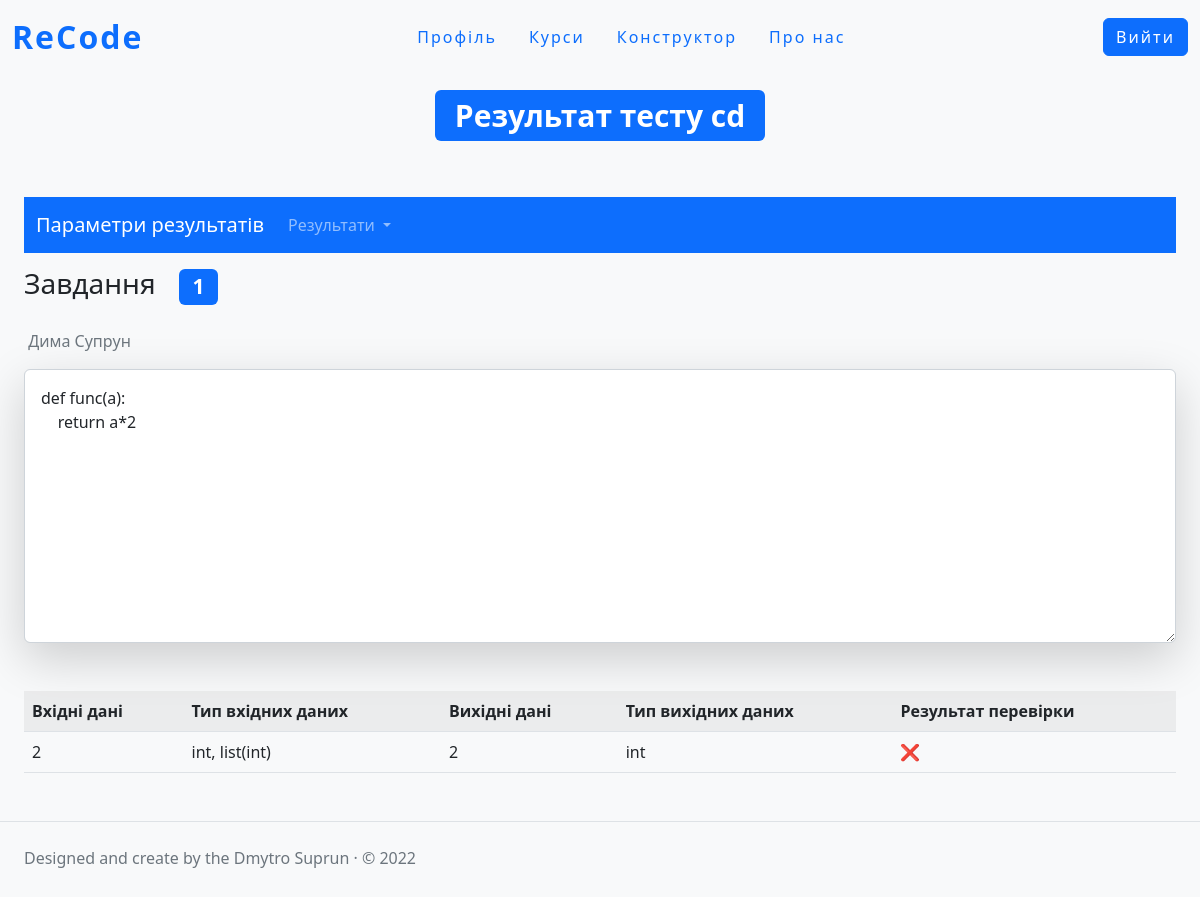
/course/cdddc/read_result/kurs (signed in), run on the app's committed database.
### tests/models.py (models this page shows, shortened)
class TestsSection(models.Model):
    test = models.ForeignKey('TestsConfig', on_delete=models.CASCADE)
    function_name = models.CharField('Назва функції', max_length=255)
    question = models.TextField('Завдання')
    class Meta:
        ordering=['pk']

class DataForTestingCode(models.Model):
    section = models.ForeignKey('TestsSection', on_delete=models.CASCADE)
    input_test_data = models.CharField('Вхідні аргументи', max_length=255)
    input_test_data_type = models.CharField('Тип вхідних данних', max_length=255)
    output_test_data = models.CharField('Вихідні данні', max_length=255)
    output_test_data_type = models.CharField('Тип вихідних данних', max_length=255)
    num_of_point = models.FloatField('Кількість балів за вдалу перевірку')
    class Meta:
        ordering=['pk']

### userAnswer/models.py (models this page shows)
class UserAnswer(models.Model):
    user=models.ForeignKey(User, on_delete=models.CASCADE)
    test=models.ForeignKey(TestsConfig, on_delete=models.CASCADE)
    course=models.ForeignKey(CourseConfig, on_delete=models.CASCADE)
    test_section=models.ForeignKey(TestsSection, on_delete=models.CASCADE)
    answer=models.TextField('Відповідь')

class CheckinResult(models.Model):
    answer = models.ForeignKey(UserAnswer, on_delete=models.CASCADE, verbose_name='Відповідь')
    data_on_which_they_checked = models.ForeignKey(DataForTestingCode, on_delete=models.CASCADE,verbose_name='Дані для перевірки')
    user = models.ForeignKey(User, on_delete=models.CASCADE, verbose_name='Користувач')
    course = models.ForeignKey(CourseConfig, on_delete=models.CASCADE, verbose_name='Курс')
    test = models.ForeignKey(TestsConfig, on_delete=models.CASCADE, verbose_name='Тест')
    testing_result = models.BooleanField('Залік')
    class Meta:
        ordering=['pk']

### course/views.py (the view)
# urls.py: path('<slug:test>/read_result/<slug:course>', test_result, name='read_result'),
@login_required
def test_result(request, test, course):
    if get_role(request) != 'teacher':
        return HttpResponse('<h1 style="text-align:center;position:relative; top:10%;">Доступ заборонено!</h1>', status=403)
    this_test = TestsConfig.objects.get(slug=test)
    this_course = CourseConfig.objects.get(course_slug=course)
    get_teachers_on_this_course = TeacherInCourse.objects.filter(course=this_course)
    teachers_emails=[i.e_mail for i in get_teachers_on_this_course]
    answers_with_teachers = UserAnswer.objects.filter(test=this_test, course=this_course)
    all_answers_on_this_test = [i for i in answers_with_teachers if not  i.user.email in teachers_emails ]
    all_tasks = TestsSection.objects.filter(test=this_test)
    task_rating ={}
    rating = 0
    for task in all_tasks:
        rating+=1
        task_rating[task] = rating
    answer_on_task = {} # section : answer
    for answer in all_answers_on_this_test:
        answer_on_task[answer] = answer.test_section
    testing_code_result = CheckinResult.objects.filter(course=this_course, test=this_test)
    testing_result = {} #result_obj : answer_obj
    for test_res in testing_code_result:
        testing_result[test_res] = test_res.answer
    students = StudentInCourse.objects.filter(course=this_course)
    users = {}
    for student in students:
        try:
            this_user =User.objects.get(email=student.e_mail)
            users[f'{this_user.first_name} {this_user.last_name}'] = this_user.username
        except Exception:
            new_name = ''
            ind=0
            for i in student.e_mail:
                if i != '@':
                    ind += 1
                    new_name+=i
                else:
                    break
            users[f' Не автентифікований {new_name}'] =new_name
    context ={
        'type':get_role(request),
        'title':f'Результат тесту {this_test.name_test}',
        'course':this_course,
        'test':this_test,
        'tasks':task_rating.items(),
        'answers':answer_on_task.items(),
        'testcases_with_result':testing_result.items(),
        'users':users.items()
    }
    return render(request, 'course/testing_result.html', context=context)

### staticPages/views.py (called while the page is built)
def get_role(req):
    if req.user.is_anonymous:
        return 'anonymous'
    elif len(TeacherInCourse.objects.filter(e_mail=req.user.email))==0:
        if len(StudentInCourse.objects.filter(e_mail=req.user.email))==0:
            return 'anonymousStudent'
        return 'student'
    return 'teacher'

### course/templates/course/testing_result.html (shortened to what this page needs)
{% extends "course/course-layout.html" %}
{%load static%}
{%block styles%}<link rel="stylesheet" href="{%static 'course/css/results.css'%}">{%endblock%}
{%block content%}
    <div class="container-xxl flex_logo">
        <h1><span class="badge bg-primary  mt-3">{{title}}</span></h1>
    </div>
    <nav class="navbar navbar-expand-lg navbar-dark bg-primary mt-5">
        <div class="container-xxl">
            <a class="navbar-brand" href="#">Параметри результатів</a>
            <div class="collapse navbar-collapse" id="navbarNavDarkDropdown">
                <ul class="navbar-nav">
                    <li class="nav-item dropdown">
                        <a class="nav-link dropdown-toggle" href="#" id="navbarDarkDropdownMenuLink" role="button" data-bs-toggle="dropdown" aria-expanded="false">
                            Результати
                        </a>
                    </li>
                </ul>
            </div>
        </div>
    </nav>
    {% for task,task_num in tasks %}
        <h3>Завдання <span class="badge m-3 bg-primary">{{task_num}}</span></h3>
        {% for answer,section in answers %}
            {%if section == task %}
                <p class="text-muted"> {{answer.user.first_name}} {{answer.user.last_name}}</p> <textarea cols="20" rows="10" class="form-control shadow-lg p-3 mb-5 bg-white mt-3 rounded " disabled >{{answer.answer}}</textarea>
                <table class="table table-striped">
                             <tr>
                              <th scope="col">Вхідні дані</th>
                              <th scope="col">Тип вхідних даних</th>
                              <th scope="col">Вихідні дані</th>
                              <th scope="col">Тип вихідних даних</th>
                              <th scope="col">Результат перевірки</th>
                            </tr>
                    {% for result_obj,answer_obj in testcases_with_result %}
                        {%if answer == answer_obj %}
                                <tr >
                                    <td>{{result_obj.data_on_which_they_checked.input_test_data}}</td>
                                    <td>{{result_obj.data_on_which_they_checked.input_test_data_type}}</td>
                                    <td>{{result_obj.data_on_which_they_checked.output_test_data}}</td>
                                    <td>{{result_obj.data_on_which_they_checked.output_test_data_type}}</td>
                                    {% if result_obj.testing_result == True %}
                                        <td>&#9989;</td>
                                    {%else%}
                                        <td>&#10060;</td>
                                    {%endif%}
                                </tr>
                        {% endif %}
                    {% endfor %}
                </table>
            {%endif%}
        {%endfor%}
    {%endfor%}
{%endblock%}

### course/static/course/css/results.css (style rules this page uses)
.flex_logo { display:flex; justify-content:center; align-items:center; flex-wrap:wrap; }

### data on the page
TestsSection: test "1"
UserAnswer: user.first_name "Дима", user.last_name "Супрун", answer "def func(a): return a*2"
CheckinResult: data_on_which_they_checked.input_test_data "2", data_on_which_they_checked.input_test_data_type "int, list(int)", data_on_which_they_checked.output_test_data "2", data_on_which_they_checked.output_test_data_type "int"

### other printed values
{{ title }} "Результат тесту cd"
